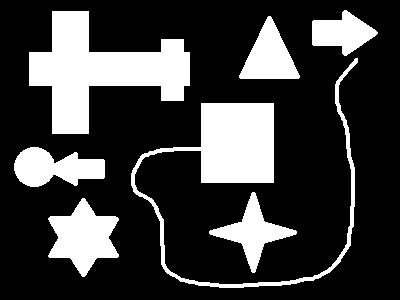
%> input picture outros/dil-ero-teste/teste.bmp, 400 x 300 px
$ octave dil_ero_teste.m   (GNU Octave 9; MATLAB toolbox functions it lacks are replaced by stand-ins)
%> lines starting %> are read from the running program, lines starting %| are printed output that depends on the picture; in (x1, y1, x2, y2) boxes, pixels count from 0 and x2, y2 are one past the last pixel; in counts of white or black regions, pixels touching at a corner belong together; the program's own positions count from 1
A = imread("teste.bmp");
%> A is the input picture: size 300x400x3 uint8; 24.3% white; 7 white regions, largest, box (x1, y1, x2, y2) and area: (29, 11, 190, 134) 9411, (131, 58, 358, 288) 8206, (48, 198, 119, 277) 3146
B = [0 1 0; 1 1 1; 0 1 0];
A2 = imdilate(A, B);
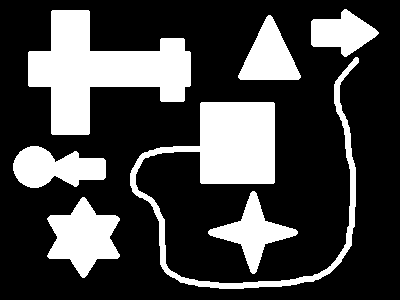
%> A2: size 300x400x3 uint8; 26.9% white; 7 white regions, largest, box (x1, y1, x2, y2) and area: (28, 10, 191, 135) 10027, (130, 57, 359, 289) 9615, (47, 197, 120, 278) 3390
imwrite(A2, "2_m.png");
A3 = imerode(A, B);
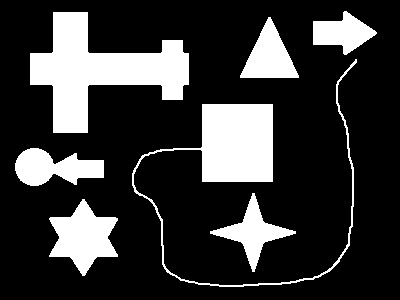
%> A3: size 300x400x3 uint8; 21.7% white; 7 white regions, largest, box (x1, y1, x2, y2) and area: (30, 12, 189, 133) 8799, (132, 59, 357, 287) 6801, (49, 199, 118, 276) 2906
imwrite(A3, "0_m.png")
